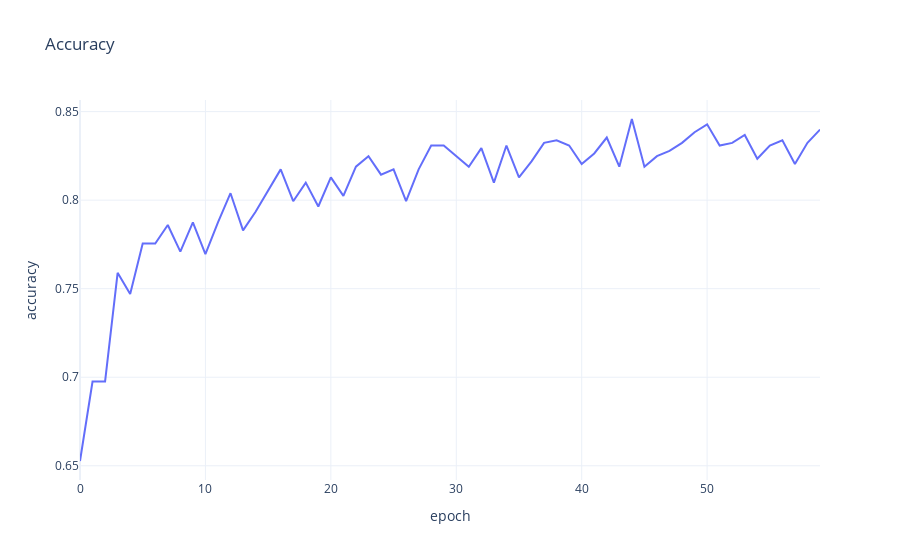

The cell this chart's notebook holds for it:
### Code cell
configure_plotly_browser_state()
fig = px.line(history.history, x='epoch', y='accuracy', title='Accuracy')
fig.update_layout(template='plotly_white')
fig.show()

### Figure 1 — Plotly figure (JSON) as saved in the notebook; plotly's stock layout.template omitted (floating-point values rounded to 4 significant figures)
{"data": [{"hovertemplate": "epoch=%{x}<br>accuracy=%{y}", "showlegend": false, "legendgroup": "", "name": "", "yaxis": "y", "hoverlabel": {"namelength": 0}, "mode": "lines", "xaxis": "x", "y": [0.6527, 0.6976, 0.6976, 0.759, 0.747, 0.7754, 0.7754, 0.7859, 0.771, 0.7874, 0.7695, 0.7874, 0.8039, 0.7829, 0.7934, 0.8054, 0.8174, 0.7994, 0.8099, 0.7964, 0.8129, 0.8024, 0.8189, 0.8249, 0.8144, 0.8174, 0.7994, 0.8174, 0.8308, 0.8308, 0.8249, 0.8189, 0.8293, 0.8099, 0.8308, 0.8129, 0.8219, 0.8323, 0.8338, 0.8308, 0.8204, 0.8263, 0.8353, 0.8189, 0.8458, 0.8189, 0.8249, 0.8278, 0.8323, 0.8383, 0.8428, 0.8308, 0.8323, 0.8368, 0.8234, 0.8308, 0.8338, 0.8204, 0.8323, 0.8398], "x": [0, 1, 2, 3, 4, 5, 6, 7, 8, 9, 10, 11, 12, 13, 14, 15, 16, 17, 18, 19, 20, 21, 22, 23, 24, 25, 26, 27, 28, 29, 30, 31, 32, 33, 34, 35, 36, 37, 38, 39, 40, 41, 42, 43, 44, 45, 46, 47, 48, 49, 50, 51, 52, 53, 54, 55, 56, 57, 58, 59], "line": {"color": "#636efa", "dash": "solid"}, "type": "scatter"}], "layout": {"xaxis": {"domain": [0, 1], "anchor": "y", "title": {"text": "epoch"}}, "yaxis": {"domain": [0, 1], "anchor": "x", "title": {"text": "accuracy"}}, "legend": {"tracegroupgap": 0}, "title": {"text": "Accuracy"}}}
